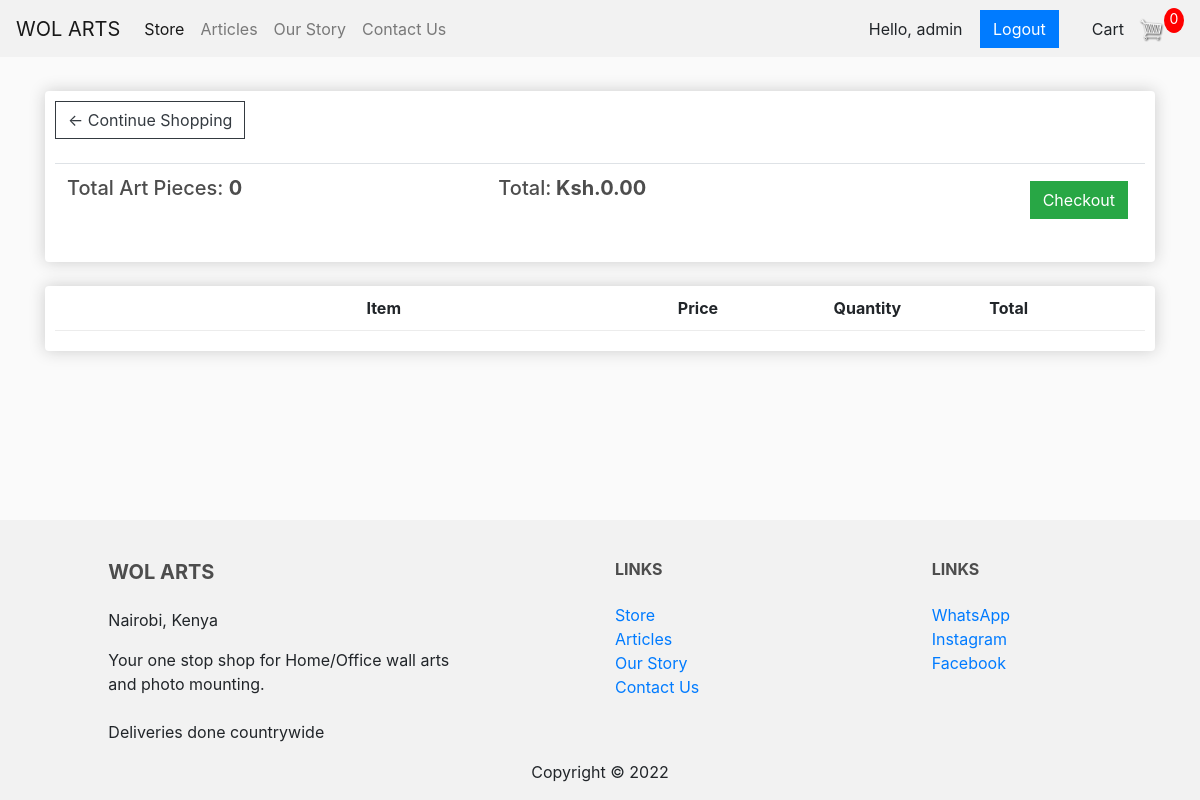
The page /cart/ (signed in) on the database as committed earlier.
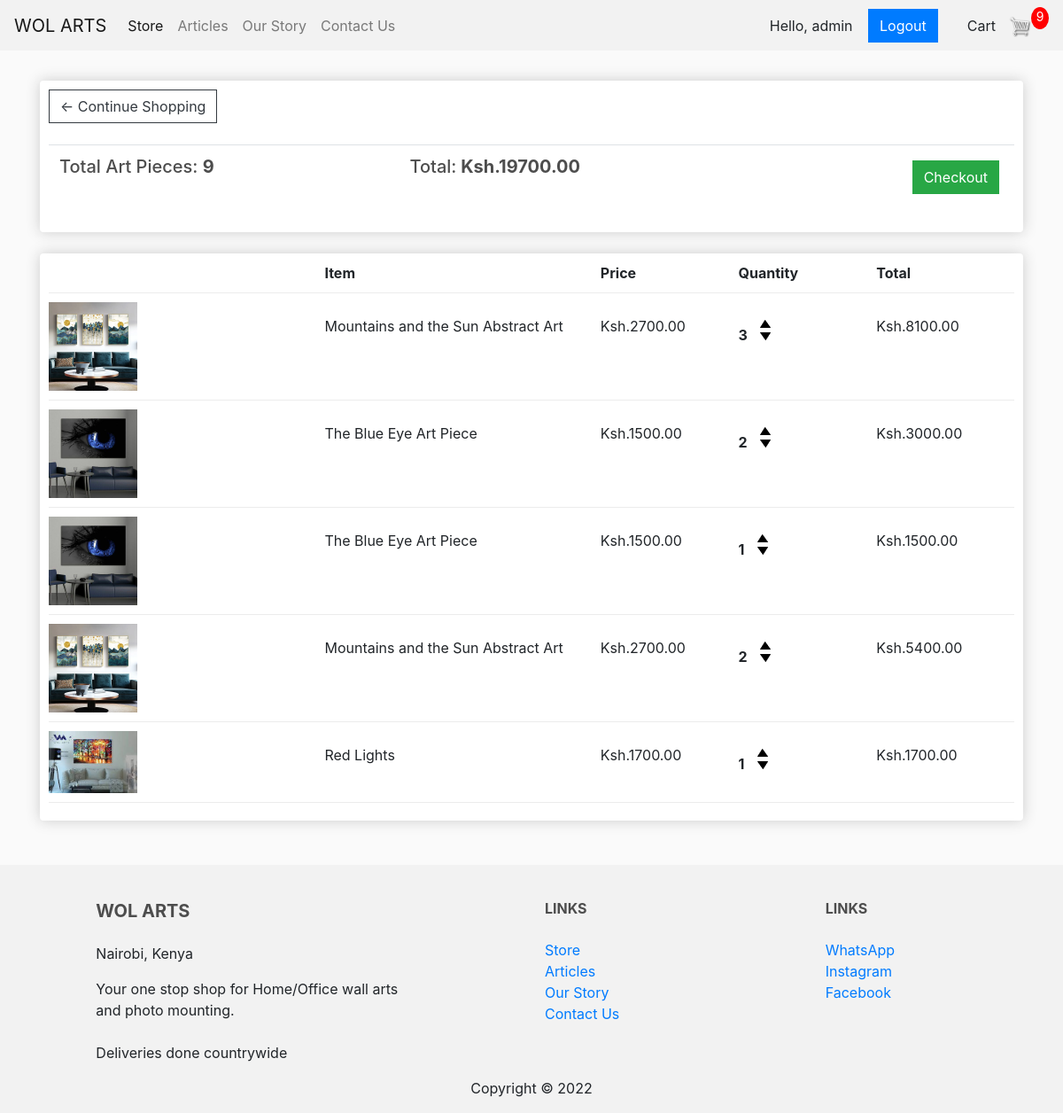
The same page on the database as committed later.
### store/models.py (models this page shows, shortened)
class Order(models.Model):
    customer = models.ForeignKey(Customer, on_delete=models.SET_NULL, null=True, blank=True)
    date_ordered = models.DateTimeField(auto_now_add=True)
    complete = models.BooleanField(default=False)
    transaction_id = models.CharField(max_length=100, null=True)
    @property
    def get_cart_total(self):
        orderitems = self.orderitem_set.all()
        total = sum([item.get_total for item in orderitems])
        return total
    @property
    def get_cart_items(self):
        orderitems = self.orderitem_set.all()
        total = sum([item.quantity for item in orderitems])
        return total

class OrderItem(models.Model):
    product = models.ForeignKey(Product, on_delete=models.SET_NULL, null=True)
    order = models.ForeignKey(Order, on_delete=models.SET_NULL, null=True)
    quantity = models.IntegerField(default=0, null=True, blank=True)
    date_added = models.DateTimeField(auto_now_add=True)
    @property
    def get_total(self):
        total = self.product.price * self.quantity
        return total

class Product(models.Model):
    name = models.CharField(max_length=200)
    slug = models.SlugField (default ='-')
    description = models.TextField()
    price = models.DecimalField(max_digits=6,
                                decimal_places=2,
                                validators=[MinValueValidator(0)]
                                )
    inventory = models.IntegerField(validators=[MinValueValidator(0)])
    last_updated = models.DateTimeField(auto_now=True)
    collection = models.ForeignKey(Collection, on_delete=models.PROTECT)
    promotions = models.ForeignKey(Promotion, on_delete=models.PROTECT, null=True, blank=True)
    image = models.ImageField(null=True, blank=True)
    @property
    def imageURL(self):
        try:
            url = self.image.url
        except:
            url = ''
        return url

### store/views.py (the view)
# urls.py: path('cart/', views.cart, name="cart"),
def cart(request):
    if request.user.is_authenticated:
        customer = request.user.customer
        order, created = Order.objects.get_or_create(customer=customer, complete=False)
        items = order.orderitem_set.all()
        cartItems = order.get_cart_items
    else:
        cookieData = cookieCart(request)
        cartItems = cookieData['cartItems']
        order = cookieData['order']
        items = cookieData['items']
    context = {'items':items, 'order':order, 'cartItems':cartItems}
    return render(request, 'store/cart.html', context)

### store/templates/store/cart.html
{% extends 'store/main.html' %}
{% load static %}
{% block content %}
	<div class="row">
		<div class="col-lg-12">
			<div class="box-element">
				<a  class="btn btn-outline-dark" href="{% url 'store' %}">&#x2190; Continue Shopping</a>
				<br>
				<br>
				<table class="table">
					<tr>
						<th><h5> Total Art Pieces: <strong>{{order.get_cart_items}}</strong></h5></th>
						<th><h5>Total:<strong> Ksh.{{order.get_cart_total|floatformat:2}}</strong></h5></th>
						<th>
							<a  style="float:right; margin:5px;" class="btn btn-success" href="{% url 'checkout' %}">Checkout</a>
						</th>
					</tr>
				</table>
			</div>
			<br>
			<div class="box-element">
				<div class="cart-row">
					<div style="flex:2"></div>
					<div style="flex:2"><strong>Item</strong></div>
					<div style="flex:1"><strong>Price</strong></div>
					<div style="flex:1"><strong>Quantity</strong></div>
					<div style="flex:1"><strong>Total</strong></div>
				</div>
				{% for item in items %}
				<div class="cart-row">
					<div style="flex:2"><img class="row-image" src="{{item.product.imageURL}}"></div>
					<div style="flex:2"><p class="cart_content">{{item.product.name}}</p></div>
					<div style="flex:1"><p class="cart_content"> Ksh.{{item.product.price|floatformat:2}}</p></div>
					<div style="flex:1">
						<div class="cart_content">
						<p class="quantity">{{item.quantity}}</p>
						<div class="quantity">
							<img data-product={{item.product.id}} data-action='add' class="chg-quantity update-cart" src="{% static  'images/arrow-up.png' %}">
							<img data-product={{item.product.id}} data-action='remove' class="chg-quantity update-cart" src="{% static  'images/arrow-down.png' %}">
						</div>
						</div>
					</div>
					<div style="flex:1"><p class="cart_content"> Ksh.{{item.get_total|floatformat:2}}</p></div>
				</div>
				{% endfor %}
			</div>
		</div>
	</div>
{% endblock content %}

### store/templates/store/main.html (shortened to what this page needs)
<!DOCTYPE html>
{% load static %}
<html>
<head>
	<link rel="stylesheet" href="https://stackpath.bootstrapcdn.com/bootstrap/4.4.1/css/bootstrap.min.css">
	<link rel="stylesheet" type="text/css" href="{% static 'css/main.css' %}">
</head>
<body>
	<nav class="navbar navbar-expand-lg navbar-light bg-light">
	  <a class="navbar-brand" href="{% url 'store' %}">WOL ARTS</a>
	  <div class="collapse navbar-collapse" id="navbarSupportedContent">
	    <ul class="navbar-nav mr-auto">
	    <li class="nav-item active">
	    	<a class="nav-link" href="{% url 'store' %}">Store <span class="sr-only">(current)</span></a>
	    </li>
		<li class="nav-item">
			<a class="nav-link" href="{% url 'articles' %}">Articles <span class="sr-only">(current)</span></a>
		</li>
		<li class="nav-item">
			<a class="nav-link" href="{% url 'our-story' %}">Our Story<span class="sr-only">(current)</span></a>
		</li>
		<li class="nav-item">
			<a class="nav-link" href="{% url 'contact-us' %}">Contact Us<span class="sr-only">(current)</span></a>
		</li>
	    </ul>
	    <div class="form-inline my-2 my-lg-0">
			<div id="logout">
				<a href= "#" class="btn">Hello, {{request.user}}</a>
				<a href={% url 'logout' %} class="btn btn-primary login" style= "margin-right: 20px;">Logout</a>
			</div>
			<a href={% url 'cart' %} class="btn" style= "margin-right: 0px;padding-right: 0px;border-right-width: 0px;">Cart</a>
	     	<a href="{% url 'cart' %}">
	    		<img  id="cart-icon" src="{% static 'images/cart.png' %}">
	    	</a>
	    	<p id="cart-total">{{cartItems}}</p>
	    </div>
	  </div>
	</nav>
     <div class="container body">
            <br>
            {% block content %}
            {% endblock content %}
         </div>
<footer class="page-footer font-small stylish-color-dark pt-4">
	<div class="container text-center text-md-left">
	  <div class="row">
		<div class="col-md-4 mx-auto">
		  <h5 class="font-weight-bold text-uppercase mt-3 mb-4">Wol Arts</h5>
		<p>
			Nairobi, Kenya
		</p>
		<p>
			Your one stop shop for Home/Office wall arts and photo mounting. <br/> <br/>
			Deliveries done countrywide
		</p>
		</div>
		<div class="col-md-2 mx-auto">
		  <h6 class="font-weight-bold text-uppercase mt-3 mb-4">Links</h6>
		  <ul class="list-unstyled">
			<li>
			  <a href="">Store</a>
			</li>
			<li>
				<a href={% url 'articles' %}>Articles</a>
			  </li>
			<li>
			  <a href={% url 'our-story' %}>Our Story</a>
			</li>
			<li>
				<a href={% url 'contact-us' %}>Contact Us</a>
			  </li>
		  </ul>
		</div>
		<div class="col-md-2 mx-auto">
		  <h6 class="font-weight-bold text-uppercase mt-3 mb-4">Links</h6>
		  <ul class="list-unstyled">
			<li>
				<a href="https://wa.me/254787255941" target="_blank">WhatsApp</a>
			</li>
			<li>
			  <a href="https://instagram.com/wol_arts/" target="_blank">Instagram</a>
			</li>
			<li>
			  <a href="https://facebook.com/WolArts/"target="_blank">Facebook</a>
			</li>
		  </ul>
		</div>
	  </div>
	</div>
	<div class="col-md-12 text-center">
		<p> Copyright ©
	</p>
	</div>
  </footer>
</body>
</html>

### static/css/main.css (style rules this page uses)
body { background-color: hsl(0, 0%, 98%); min-height: 100vh; display: flex; flex-direction: column; }
h1,h2,h3,h4,h5,h6 { color:hsl(0, 0%, 30%); }
ul { padding:0px; list-style-type: none; }
footer { background-color: hsl(0, 0%, 95%) !important; margin-top: auto; width:100%; }
.body { margin-bottom: 50px; }
.navbar { overflow: hidden; background-color: hsl(0, 0%, 95%) !important; top: 0px; width: 100%; }
.box-element { box-shadow:hsl(0, 0%, 80%) 0 0 16px; background-color: #fff; border-radius: 4px; padding: 10px; }
.cart_content { padding-top:15px; padding-right: 15px; }
#cart-icon { width:25px; display: inline-block; margin-left: 15px; }
#cart-total { display: block; text-align: center; color:#fff; background-color: red; width: 20px; height: 25px; border-radius: 50%; font-size: 14px; }
.col-lg-4, .col-lg-6, .col-lg-8, .col-lg-12 { margin-top: 10px; }
.btn { border-radius: 0; }
.row-image { width: 100px; }
.cart-row { display: flex; align-items: flex-stretch; padding-bottom: 10px; margin-bottom: 10px; border-bottom: 1px solid #ececec; }
.quantity { display: inline-block; font-weight: 700; padding-right:10px; }
.chg-quantity { width: 12px; cursor: pointer; display: block; margin-top: 5px; transition:.1s; }

Rows that differ between the two databases and show on the page:
computed for Order: get_cart_items "0" → "9"; get_cart_total "0.00" → "19700.00"
added OrderItem: product.imageURL (picture), product.name "Mountains and the Sun Abstract Art", product.price "2700.00", quantity "3", get_total "8100.00"
added OrderItem: product.imageURL (picture), product.name "The Blue Eye Art Piece", product.price "1500.00", quantity "2", get_total "3000.00"
added OrderItem: product.imageURL (picture), product.name "The Blue Eye Art Piece", product.price "1500.00", quantity "1", get_total "1500.00"
added OrderItem: product.imageURL (picture), product.name "Mountains and the Sun Abstract Art", product.price "2700.00", quantity "2", get_total "5400.00"
added OrderItem: product.imageURL (picture), product.name "Red Lights", product.price "1700.00", quantity "1", get_total "1700.00"
Other text that changed with them:
{{ cartItems }}: "0" → "9"
